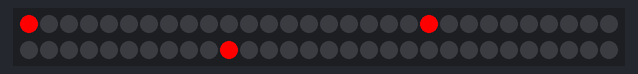
A sketch run on a simulated Arduino Uno, built with avr-gcc and run on an emulated ATmega328P. On the bench: 60 RGB LEDs in strip order, left to right, continuing on the next row. Random numbers use the default seed unless the sketch sets one.

Above: at 0.01 s.
At 4.78 s:
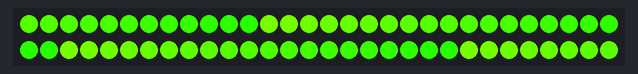
At 9.67 s:
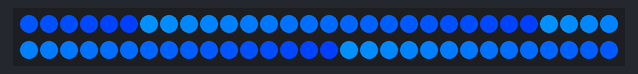
At 19.34 s:
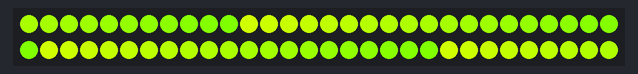
At 29.01 s:
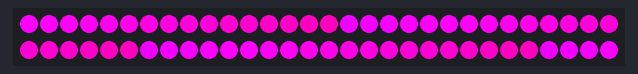
At 38.7 s:
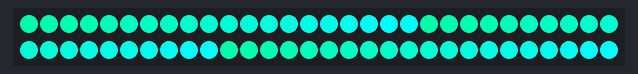

The sketch:

NeoPixel-HSL.ino
```cpp
// (licence header left out)
#include <Adafruit_NeoPixel.h>

#define PIN 2

Adafruit_NeoPixel strip = Adafruit_NeoPixel(60, PIN, NEO_GRB + NEO_KHZ800);

void setup() {
  strip.begin();
  strip.show();
}

void loop() {
  demo_rotate();
//  demo_random();
}

/**
 * Demo Rotate
 *
 * Iterate through the hues, one pixel at time,
 * and divide the strip into 3 equal parts.
 */
void demo_rotate() {

  static uint8_t n = strip.numPixels();

  static uint16_t hue = 0; // 0-359
  uint8_t saturation = 100; // 0-100
  uint8_t lightness = 50; // 0-100

  uint32_t color;
  uint8_t i;

  for(i=0; i < n; i++) {
    color = hsl(hue++, saturation, lightness);
    strip.setPixelColor(i, color);
    strip.setPixelColor((i+n/3)%n, color);
    strip.setPixelColor((i+n/3*2)%n, color);
    strip.show();
    delay(40);
  }

  hue %= 360;
}
/**
 * Demo Random
 *
 * Random Pixel, Random Color
 */
void demo_random() {

  uint8_t pixel = random(0, strip.numPixels());
  uint16_t hue = random(0, 360);
  uint8_t saturation = 100;
  uint8_t lightness = 50;

  strip.setPixelColor(pixel, hsl(hue, saturation, lightness));
  strip.show();
}

/**
 * Map HSL color space to RGB
 *
 * Totally borrowed from:
 * http://www.niwa.nu/2013/05/math-behind-colorspace-conversions-rgb-hsl/
 *
 * Probably not the most efficient solution, but
 * it get's the job done.
 */
uint32_t hsl(uint16_t ih, uint8_t is, uint8_t il) {

  float h, s, l, t1, t2, tr, tg, tb;
  uint8_t r, g, b;

  h = (ih % 360) / 360.0;
  s = constrain(is, 0, 100) / 100.0;
  l = constrain(il, 0, 100) / 100.0;

  if ( s == 0 ) {
    r = g = b = 255 * l;
    return ((uint32_t)r << 16) | ((uint32_t)g <<  8) | b;
  }

  if ( l < 0.5 ) t1 = l * (1.0 + s);
  else t1 = l + s - l * s;

  t2 = 2 * l - t1;
  tr = h + 1/3.0;
  tg = h;
  tb = h - 1/3.0;

  r = hsl_convert(tr, t1, t2);
  g = hsl_convert(tg, t1, t2);
  b = hsl_convert(tb, t1, t2);

  // NeoPixel packed RGB color
  return ((uint32_t)r << 16) | ((uint32_t)g <<  8) | b;
}
/**
 * HSL Convert
 * Helper function
 */
uint8_t hsl_convert(float c, float t1, float t2) {

  if ( c < 0 ) c+=1;
  else if ( c > 1 ) c-=1;

  if ( 6 * c < 1 ) c = t2 + ( t1 - t2 ) * 6 * c;
  else if ( 2 * c < 1 ) c = t1;
  else if ( 3 * c < 2 ) c = t2 + ( t1 - t2 ) * ( 2/3.0 - c ) * 6;
  else c = t2;

  return (uint8_t)(c*255);
}
```
